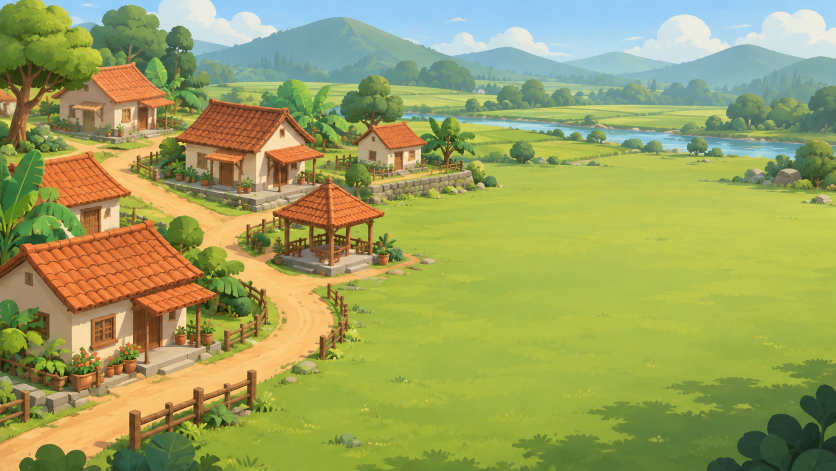
#> input picture referensi-kampungsebelah-bg.png, 1672 x 941 px (shown at 1/2 size)
$ python buat_cover5.py ../../referensi-kampungsebelah-bg.png
#> lines starting #> are read from the running program, lines starting #| are printed output that depends on the picture
#!/usr/bin/env python3
"""Cover Episode 5: cover.jpg (frame dasar di-upscale 720x1280) + cover_teks.jpg
(pita hijau Negara Merdu 46,93,67 + lis emas 217,164,65; teks diukur fit, anti-kepotong).
Pakai: python3 buat_cover5.py <frame_dasar.jpg>"""
from PIL import Image, ImageDraw, ImageFont
import os, sys

BASE = os.path.expanduser("~/workspace/pinarak/konten/episode5")
FP = "/usr/share/fonts/truetype/dejavu/DejaVuSans-Bold.ttf"
W, H = 720, 1280

img = Image.open(sys.argv[1]).convert("RGB").resize((W, H), Image.LANCZOS)
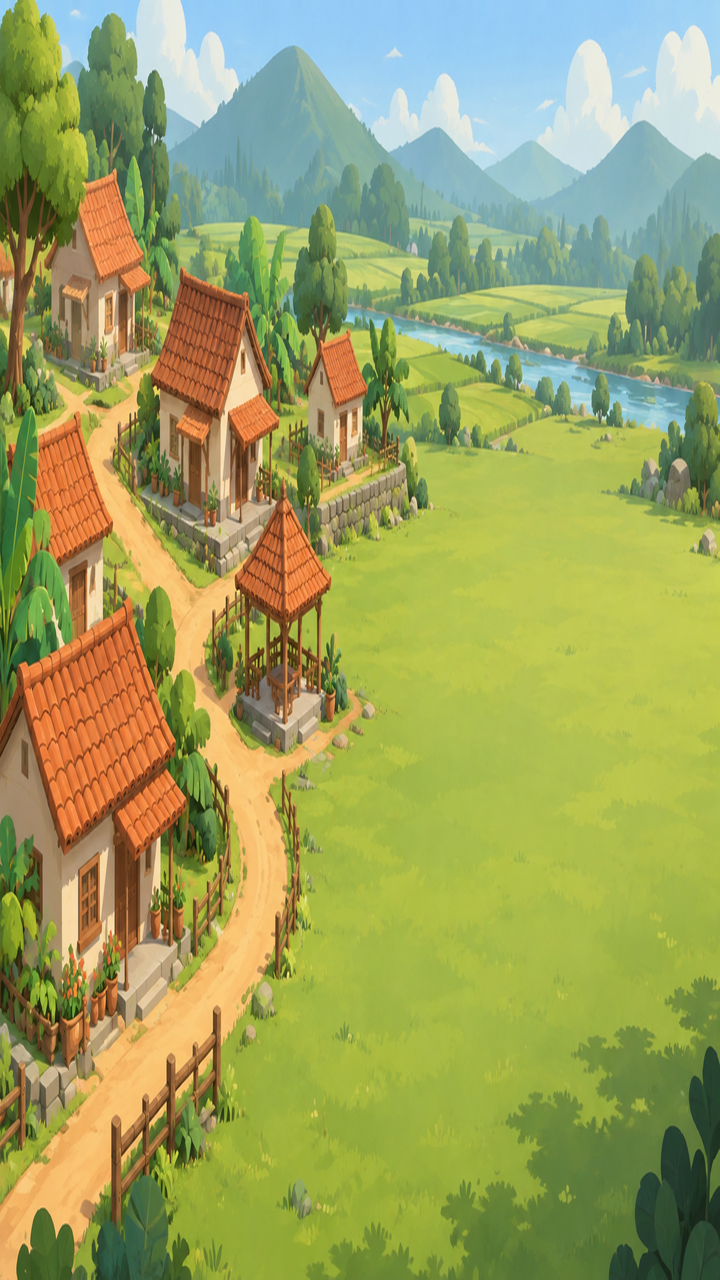
#> img: PIL image 720x1280 RGB; mean R, G, B 155, 161.8, 95.1
img.save(os.path.join(BASE, "cover.jpg"), quality=92)

d = ImageDraw.Draw(img, "RGBA")

def fit(text, target_w, start):
    sz = start
    while sz > 10:
        f = ImageFont.truetype(FP, sz)
        if d.textlength(text, font=f) <= target_w:
            return f
        sz -= 2
    return ImageFont.truetype(FP, sz)

lines = [
    ("NEGARA MERDU", 0.034, (217, 164, 65)),
    ("EPISODE 5", 0.088, (255, 255, 255)),
    ("40 WARGA", 0.034, (240, 230, 200)),
]
maxw = W - 96
items = []
for text, rel, color in lines:
    f = fit(text, maxw, int(H * rel))
    asc, desc = f.getmetrics()
    items.append((text, f, asc + desc, color))

gap = int(H * 0.014)
total = sum(h for _, _, h, _ in items) + gap * (len(items) - 1)
band_h = int(H * 0.30)
band_top = H - band_h
d.rectangle([0, band_top, W, H], fill=(46, 93, 67, 255))
d.rectangle([0, band_top, W, band_top + max(4, H // 160)], fill=(217, 164, 65, 255))

y = band_top + (band_h - total) // 2
for text, f, h, color in items:
    w = d.textlength(text, font=f)
    d.text(((W - w) / 2, y), text, font=f, fill=color)
    y += h + gap
#> this loop made 3 passes
#> w on passes 1 to 3: 391.2, 615.2, 255.3
#> after the loop, y = 1234

out = os.path.join(BASE, "cover_teks.jpg")
img.save(out, quality=92)
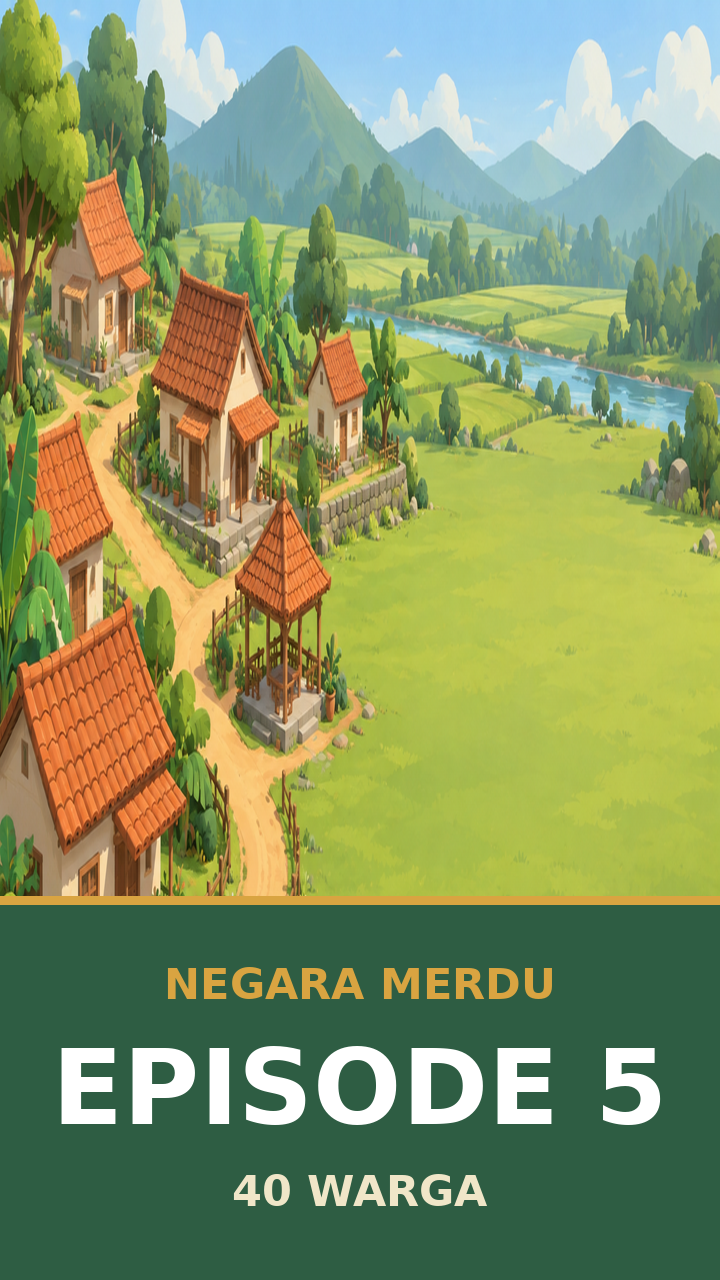
#> saved as cover_teks.jpg: PIL image 720x1280 RGB; mean R, G, B 133.1, 148.9, 100.5
print("cover.jpg + cover_teks.jpg tersimpan; blok teks", total, "px di pita", band_h, "px")
